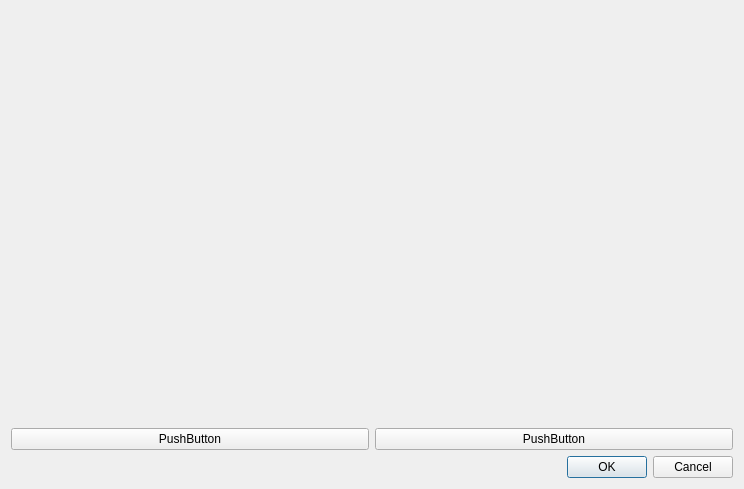
<?xml version="1.0" encoding="UTF-8"?>
<ui version="4.0">
 <class>PCLAcquisitionColor</class>
 <widget class="QDialog" name="PCLAcquisitionColor">
  <property name="geometry">
   <rect>
    <x>0</x>
    <y>0</y>
    <width>744</width>
    <height>489</height>
   </rect>
  </property>
  <property name="windowTitle">
   <string>Dialog</string>
  </property>
  <layout class="QVBoxLayout" name="verticalLayout">
   <item>
    <layout class="QHBoxLayout" name="horizontalLayout_2">
     <item>
      <spacer name="verticalSpacer">
       <property name="orientation">
        <enum>Qt::Vertical</enum>
       </property>
       <property name="sizeHint" stdset="0">
        <size>
         <width>20</width>
         <height>40</height>
        </size>
       </property>
      </spacer>
     </item>
     <item>
      <widget class="QVTKWidget" name="WidgetQVTKColor" native="true"/>
     </item>
     <item>
      <spacer name="verticalSpacer_2">
       <property name="orientation">
        <enum>Qt::Vertical</enum>
       </property>
       <property name="sizeHint" stdset="0">
        <size>
         <width>20</width>
         <height>40</height>
        </size>
       </property>
      </spacer>
     </item>
    </layout>
   </item>
   <item>
    <layout class="QHBoxLayout" name="horizontalLayout">
     <item>
      <widget class="QPushButton" name="pushButton_2">
       <property name="text">
        <string>PushButton</string>
       </property>
      </widget>
     </item>
     <item>
      <widget class="QPushButton" name="pushButton">
       <property name="text">
        <string>PushButton</string>
       </property>
      </widget>
     </item>
    </layout>
   </item>
   <item>
    <widget class="QDialogButtonBox" name="buttonBox">
     <property name="orientation">
      <enum>Qt::Horizontal</enum>
     </property>
     <property name="standardButtons">
      <set>QDialogButtonBox::Cancel|QDialogButtonBox::Ok</set>
     </property>
    </widget>
   </item>
  </layout>
 </widget>
 <customwidgets>
  <customwidget>
   <class>QVTKWidget</class>
   <extends>QWidget</extends>
   <header location="global">QVTKWidget.h</header>
  </customwidget>
 </customwidgets>
 <resources/>
 <connections>
  <connection>
   <sender>buttonBox</sender>
   <signal>accepted()</signal>
   <receiver>PCLAcquisitionColor</receiver>
   <slot>accept()</slot>
   <hints>
    <hint type="sourcelabel">
     <x>248</x>
     <y>254</y>
    </hint>
    <hint type="destinationlabel">
     <x>157</x>
     <y>274</y>
    </hint>
   </hints>
  </connection>
  <connection>
   <sender>buttonBox</sender>
   <signal>rejected()</signal>
   <receiver>PCLAcquisitionColor</receiver>
   <slot>reject()</slot>
   <hints>
    <hint type="sourcelabel">
     <x>316</x>
     <y>260</y>
    </hint>
    <hint type="destinationlabel">
     <x>286</x>
     <y>274</y>
    </hint>
   </hints>
  </connection>
 </connections>
</ui>
